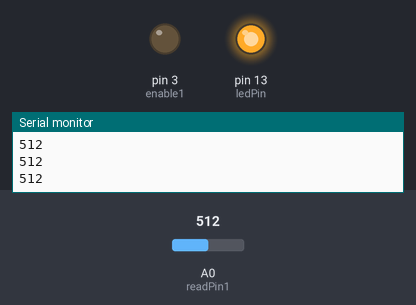
Simulated run of this sketch. Board: Arduino Uno, built with avr-gcc and run on an emulated ATmega328P. Parts: output pins drawn as LEDs (lit = HIGH), the last lines printed to the serial monitor. The test bench sets the inputs (shaded band); at power-on: A0 (readPin1) = 512.

Above: at 1.2 s.
1.3 s: A0 (readPin1) set to 0
At 2.4 s:
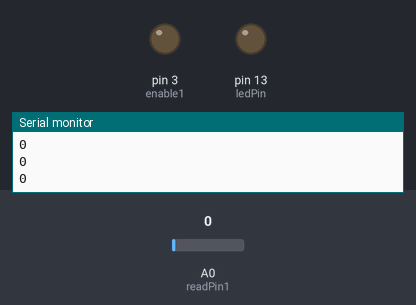
2.8 s: A0 (readPin1) set to 122
At 3.8 s:
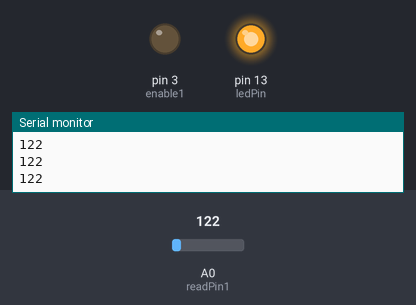
Timing chart, 0 to 5.8 s (numbered marks = the images above; inputs shaded):
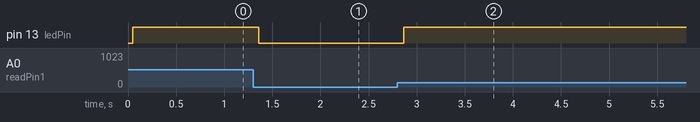

Measured:
- after the input at 1.3 s, pin 13 (ledPin): HIGH → LOW after 0.06 s
- after the input at 2.8 s, pin 13 (ledPin): LOW → HIGH after 0.06 s

The sketch:

Remember_State.ino
```cpp
int cap1;
int cap2;
int enable1=3;
//int enable2=4;
int readPin1=A0;
int readPin2=A1;
int ledPin=13;
int swPin=2;

void setup() {
  // put your setup code here, to run once:
pinMode(enable1,OUTPUT);
//pinMode(enable2,OUTPUT);
pinMode(ledPin,OUTPUT);
pinMode(swPin,INPUT);
Serial.begin(9600);
}

void loop() {
  // put your main code here, to run repeatedly:
cap1 = analogRead(readPin1);
Serial.println(cap1);
delay(50);
if (cap1>0) {
  digitalWrite(ledPin,HIGH);
  }
else {
  digitalWrite(ledPin,LOW);
  }
}
```
